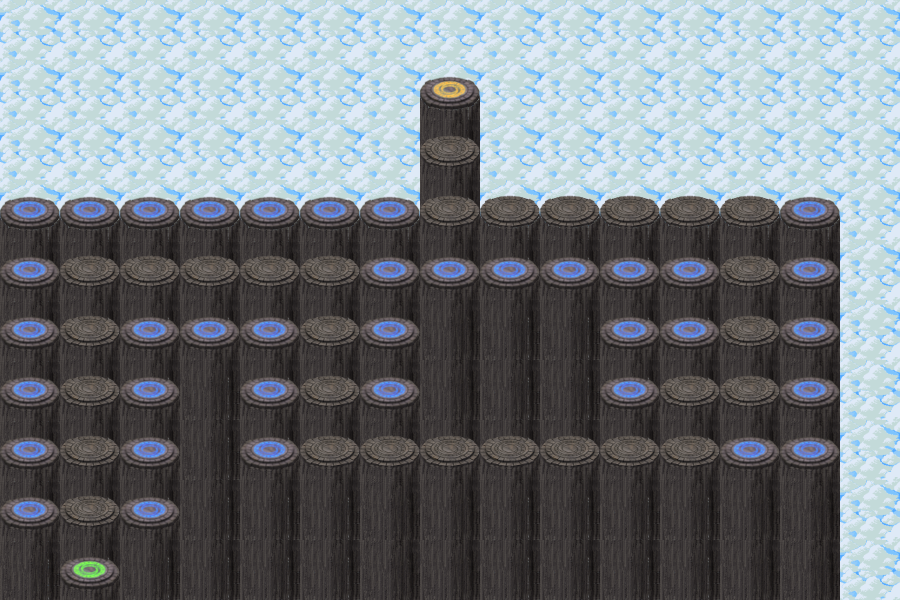

Tiled map render using the project's own tile images. Description and the map definition, with tile-layer contents summarised, below:
An orthogonal 15x10 tile map with 60x60 px tiles, 10 tile layers (Tile Layer 1, Tile Layer 2, Tile Layer 3, Tile Layer 4, ...), 2 tilesets.

<map version="1.0" orientation="orthogonal" renderorder="right-down" width="15" height="10" tilewidth="60" tileheight="60" backgroundcolor="#55aaff" nextobjectid="1">
 <tileset firstgid="1" name="platform@60" tilewidth="60" tileheight="60" tilecount="6">
  <image source="terrain/platform@60.png" width="180" height="120" />
  <tile id="0">
   <properties>
    <property name="walkable" value="" />
   </properties>
  </tile>
  <tile id="2">
   <properties>
    <property name="base" value="" />
    <property name="walkable" value="" />
   </properties>
  </tile>
  <tile id="3">
   <properties>
    <property name="blocked" value="" />
   </properties>
  </tile>
  <tile id="4">
   <properties>
    <property name="blocked" value="" />
   </properties>
  </tile>
  <tile id="5">
   <properties>
    <property name="spawn" value="" />
    <property name="walkable" value="" />
   </properties>
  </tile>
 </tileset>
 <tileset firstgid="7" name="clouds@60" tilewidth="60" tileheight="60" tilecount="1">
  <image source="terrain/clouds@60.png" width="60" height="60" />
  <tile id="0">
   <properties>
    <property name="blocked" value="" />
   </properties>
  </tile>
 </tileset>
 <layer name="Tile Layer 1" width="15" height="10">
  <data>[150 cells, 150 non-empty, 1 distinct tile ids]</data>
 </layer>
 <layer name="Tile Layer 2" width="15" height="10">
  <data>[150 cells, 14 non-empty, 3 distinct tile ids]</data>
 </layer>
 <layer name="Tile Layer 3" width="15" height="10">
  <data>[150 cells, 8 non-empty, 2 distinct tile ids]</data>
 </layer>
 <layer name="Tile Layer 4" width="15" height="10">
  <data>[150 cells, 56 non-empty, 4 distinct tile ids]</data>
 </layer>
 <layer name="Tile Layer 5" width="15" height="10">
  <data>[150 cells, 59 non-empty, 4 distinct tile ids]</data>
 </layer>
 <layer name="Tile Layer 6" width="15" height="10">
  <data>[150 cells, 11 non-empty, 2 distinct tile ids]</data>
 </layer>
 <layer name="Tile Layer 7" width="15" height="10">
  <data>[150 cells, 10 non-empty, 2 distinct tile ids]</data>
 </layer>
 <layer name="Tile Layer 8" width="15" height="10">
  <data>[150 cells, 13 non-empty, 2 distinct tile ids]</data>
 </layer>
 <layer name="Tile Layer 9" width="15" height="10">
  <data>[150 cells, 3 non-empty, 2 distinct tile ids]</data>
 </layer>
 <layer name="Tile Layer 10" width="15" height="10">
  <data>[150 cells, 1 non-empty, 1 distinct tile ids]</data>
 </layer>
</map>
